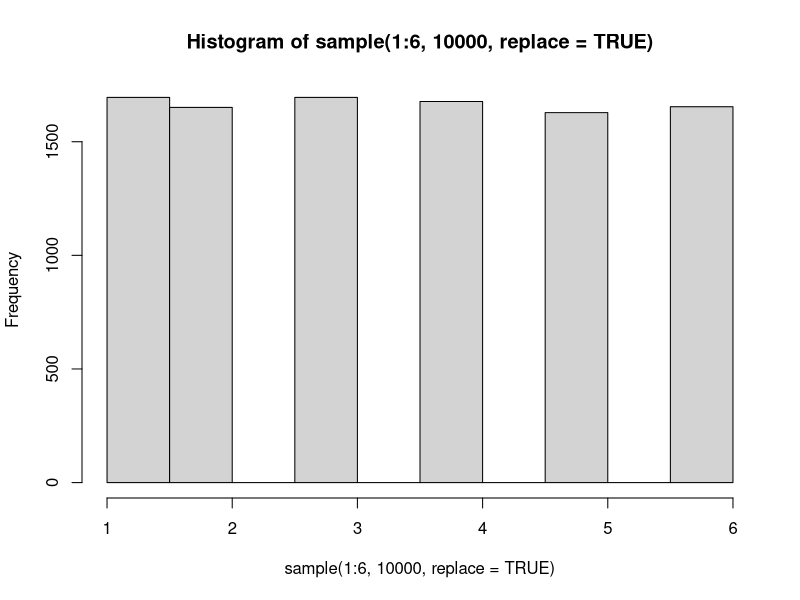
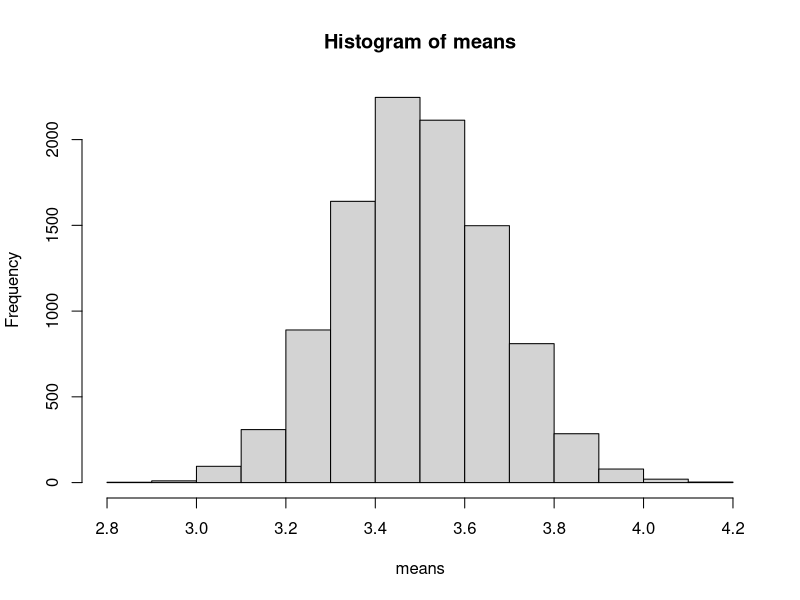

Write R code to recreate these figures, in order.
hist(sample(1:6,10000,replace=TRUE))
means <- numeric(10000)
for (i in 1:10000)
{
	means[i] <- mean(sample(1:6,100,replace=TRUE))
}
hist(means)
